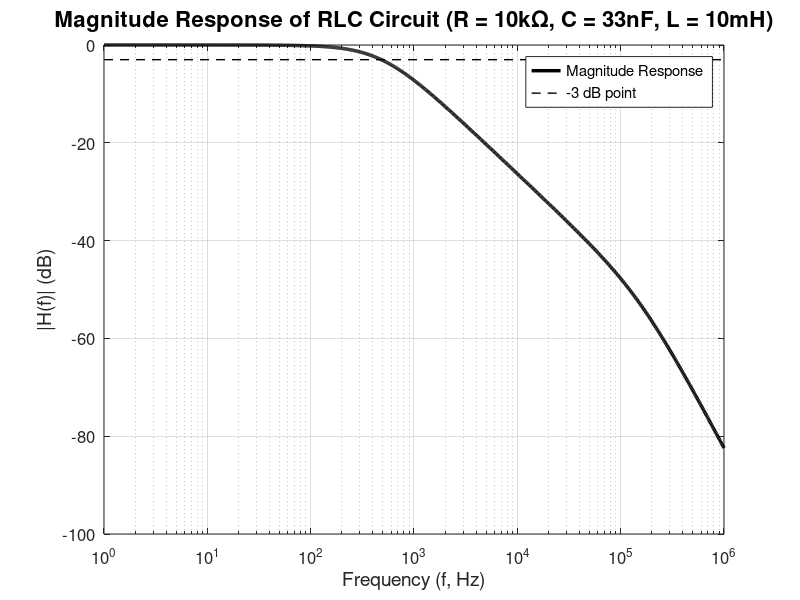

This figure's MATLAB source:
% Parameters for question 2f
f = logspace(0, 6, 1000); % Frequency from 1 Hz to 1 MHz (log scale)

% Calculate magnitude response
H_mag = 1 ./ sqrt((1 - 13.03e-9 * f.^2).^2 + (4.3e-6 * f.^2));

% Convert to dB
H_dB = 20*log10(H_mag);

% Create the plot
figure;
semilogx(f, H_dB, 'k-', 'LineWidth', 2.5);
grid on;
set(gca, 'FontSize', 12);
xlabel('Frequency (f, Hz)', 'FontSize', 14);
ylabel('|H(f)| (dB)', 'FontSize', 14);
title('Magnitude Response of RLC Circuit (R = 10kΩ, C = 33nF, L = 10mH)', 'FontSize', 16);
xlim([1 1e6]); % Set x-axis limits from 1 Hz to 1 MHz

% Add reference lines for better visualization
hold on;
semilogx([1 1e6], [-3 -3], 'k--', 'LineWidth', 1); % -3 dB line
legend('Magnitude Response', '-3 dB point', 'Location', 'best');
hold off;



